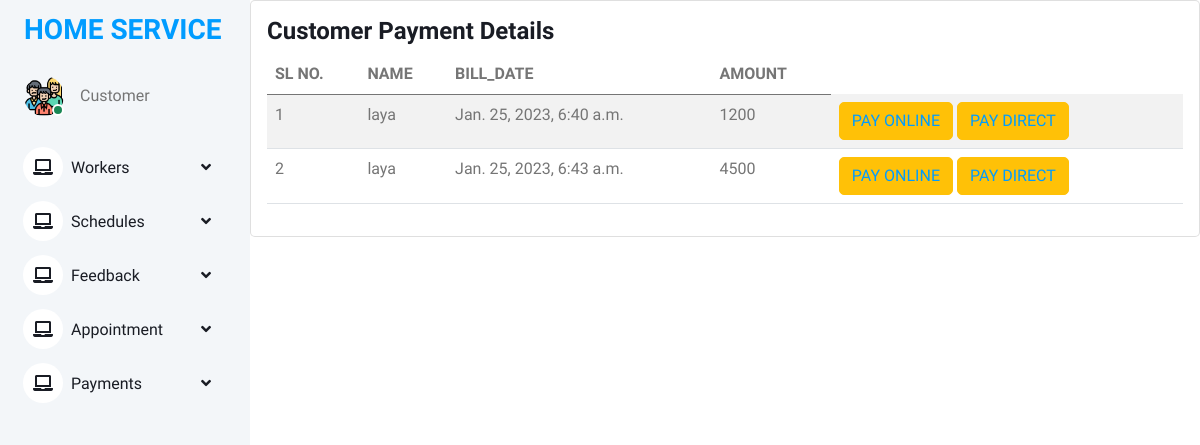
The app's page /customer_view_payment_details (signed in), older data.
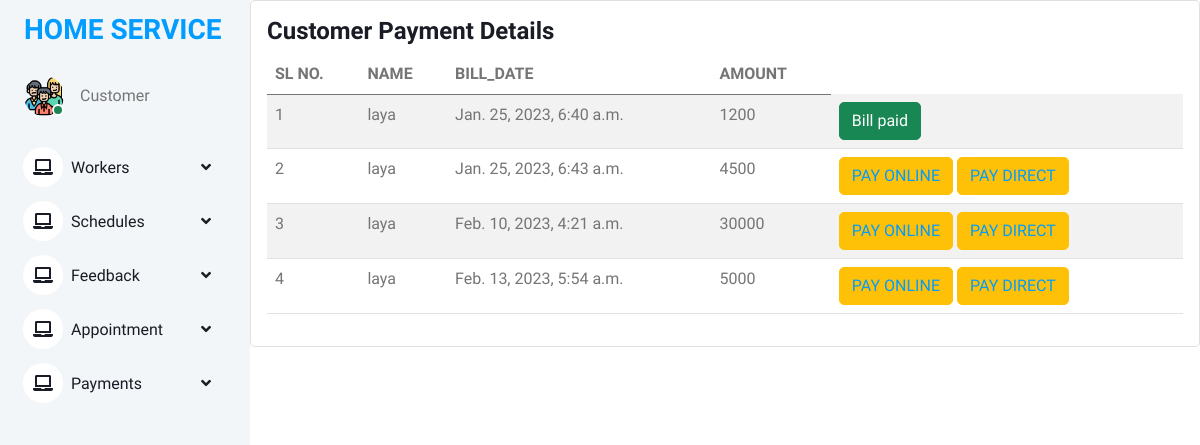
The same page, newer data.
### online_home_service_app/models.py (models this page shows)
class Bill(models.Model):
    name = models.ForeignKey(Register, on_delete=models.CASCADE)
    bill_date = models.DateTimeField(auto_now_add=True)
    amount = models.IntegerField()
    paid_on = models.DateField(auto_now=True)
    status = models.IntegerField(default=0)

class Register(models.Model):
    user = models.OneToOneField(Login,on_delete=models.CASCADE)
    name = models.CharField(max_length=100)
    address = models.CharField(max_length=100)
    mobile = models.CharField(max_length=10)
    email = models.EmailField()
    def __str__(self):
        return self.name

### online_home_service_app/views.py (the view)
# urls.py: path("customer_view_payment_details", views.customer_view_payment_details, name="customer_view_payment_details"),
def customer_view_payment_details(request):
    u = Register.objects.get(user=request.user)
    a = Bill.objects.filter(name=u)
    return render(request, 'customer/customer_view_payment_details.html', {'a': a})

### templates/customer/customer_view_payment_details.html
{% extends 'customer/customer base.html' %}
{% load crispy_forms_tags %}
{% block content %}
<div class="col-lg-18 grid-margin stretch-card">
              <div class="card">
                <div class="card-body">
                  <h4 class="card-title">Customer Payment Details</h4>
                  <div class="table-responsive">
                    <table class="table table-striped">
                      <thead>
                        <tr>
                          <th>SL NO.</th>
                          <th>NAME</th>
                          <th>BILL_DATE</th>
                          <th>AMOUNT</th>
                        </tr>
                      </thead>
                      <tbody>
                      {% for i in a %}
                        <tr>
                          <td>{{forloop.counter}}</td>
                          <td>{{ i.name }}</td>
                          <td>{{ i.bill_date }}</td>
                          <td>{{ i.amount }}</td>
                          <td>
                              {% if i.status == 0 %}
                        <button type="button" class="btn btn-warning">
                          <a href= " {% url 'pay_bill' i.id  %}" >PAY ONLINE</a></button>
                              <button type="button" class="btn btn-warning" >
                              <a href= " {% url 'direct_payment' i.id %}" >PAY DIRECT</a></button>
                        {% else %}
                        <button type="button" class="btn btn-success">Bill paid</button>
                              {% endif %}
                          </td>
                        </tr>
                      {% endfor %}
                      </tbody>
                    </table>
                  </div>
                </div>
              </div>
            </div>
{% endblock %}

Row changes from the older to the newer data that the page shows:
changed Bill "Jan. 25, 2023, 6:40 a.m.": status "PAY ONLINE PAY DIRECT" → "Bill paid"
added Bill: name "laya", bill_date "Feb. 10, 2023, 4:21 a.m.", amount "30000", status "PAY ONLINE"
added Bill: name "laya", bill_date "Feb. 13, 2023, 5:54 a.m.", amount "5000", status "PAY ONLINE"
